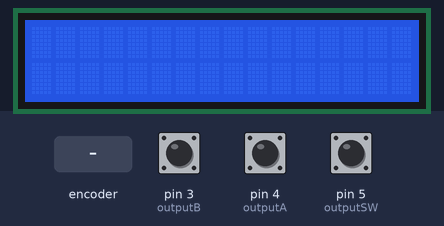
This sketch was run on a simulated Arduino Uno, built with avr-gcc and run on an emulated ATmega328P. Shown: 16×2 character LCD. Inputs (shaded band) come from the test bench; at power-on: pin 5 (outputSW) HIGH, pin 3 (outputB) HIGH, pin 4 (outputA) HIGH. What the sketch prints to the serial monitor is not drawn.

Above: at 1.2 s.
1.3 s: pin 5 (outputSW) pulled LOW for 0.15 s
At 1.6 s:
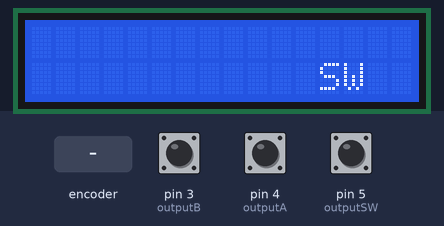
2.9 s: rotary encoder on pin 4 (outputA) / pin 3 (outputB) turned 3 steps (first pin leading)
At 3.8 s:
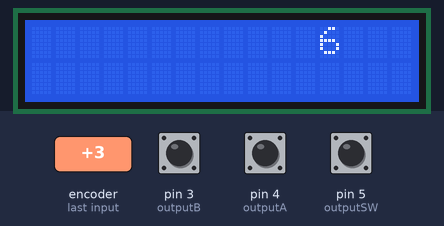
5.0 s: pin 5 (outputSW) pulled LOW for 1 s
At 5.6 s:
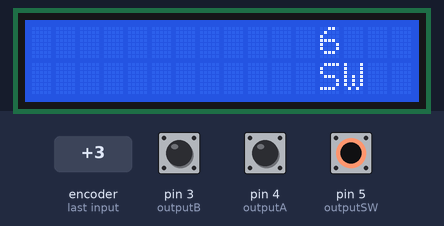
7.5 s: rotary encoder on pin 4 (outputA) / pin 3 (outputB) turned 1 step (first pin leading)
At 7.51 s:
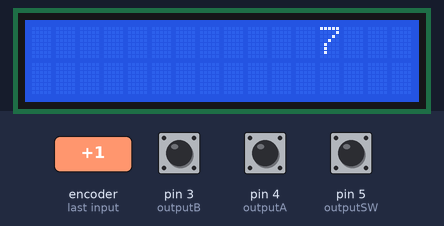
Timing chart, 0 to 10.2 s (numbered marks = the images above; inputs shaded):
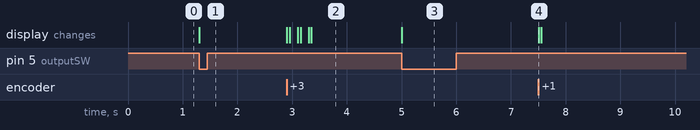

Measured:
- after the input at 1.3 s, the display: changes at once (image 1)
- after the input at 2.9 s, the display: first changes at once (image 2 shows a later state)
- after the input at 5.0 s, the display: changes at once (image 3)
- after the input at 7.5 s, the display: changes at once (image 4)

The sketch:

Encoder_Test.ino
```cpp
 /* From:
      How To Mechatronics
*/
#include <LiquidCrystal_I2C.h>
#include <Wire.h>

LiquidCrystal_I2C lcd (0x27, 16, 2);

#define outputA 4
#define outputB 3
#define outputSW 5

int counter = 0;
int aState;
int aLastState;
uint8_t button_state=1;

uint8_t Falling_edge(int btn) {
  uint8_t newValue = digitalRead(btn);
  uint8_t result = button_state!=newValue && newValue == 0;
  button_state = newValue;
  return result;
}

void setup(){
  pinMode(outputA, INPUT_PULLUP);
  pinMode(outputB, INPUT_PULLUP);
  pinMode(outputSW, INPUT_PULLUP);
  Serial.begin(9600);
  lcd.init();
  lcd.clear();
  lcd.backlight();

  aLastState = digitalRead(outputA);
}

void loop(){
  aState = digitalRead(outputA);
  /* Hubo un cambio en la señal A*/

  if(Falling_edge(outputSW)){
   Serial.println("SW");
   lcd.setCursor(12,1);
   lcd.print("SW");
  }
  if( aState != aLastState ){
    lcd.clear();
    if( digitalRead(outputB) != aState ){   // en sentido CW siempre A!=B
      counter ++;
    }else{
      counter --;
    }
    Serial.print("Position: ");
    Serial.println(counter);
    lcd.setCursor(12,0);
    lcd.print(counter);
  }
  aLastState = aState;                  // Actualizando última lectura de A
}
```
